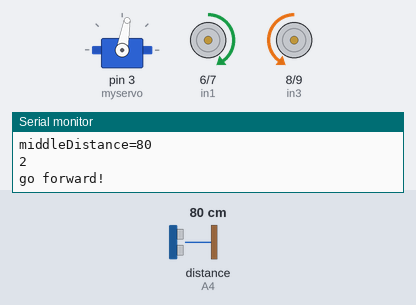
The sketch below on a simulated Arduino Uno, built with avr-gcc and run on an emulated ATmega328P. Parts: servo, motor-driver pin pairs drawn as motors (green arrow = first pin HIGH = forward, orange = second pin HIGH = backward, longer = more drive, scaled by the enable pin), the last lines printed to the serial monitor. Wiring (inferred from the names in the program): ultrasonic range finder: trigger A5; echo A4. The test bench sets the inputs (shaded band); at power-on: distance to the obstacle (sensor on A4) 80 cm. The echo pulse lasts 58.3 µs per cm.

Above: at 1.8 s.
1.9 s: distance to the obstacle (sensor on A4) set to 45 cm
At 2.4 s:
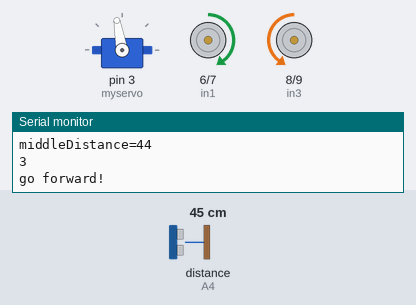
4.9 s: distance to the obstacle (sensor on A4) set to 36 cm
At 5.15 s:
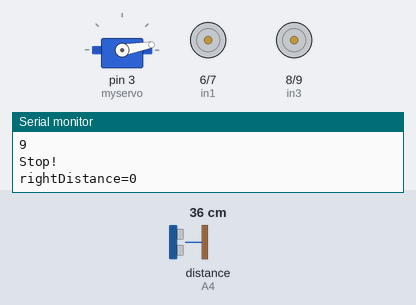
7.9 s: distance to the obstacle (sensor on A4) set to 41 cm
10.9 s: distance to the obstacle (sensor on A4) set to 120 cm
At 13.7 s:
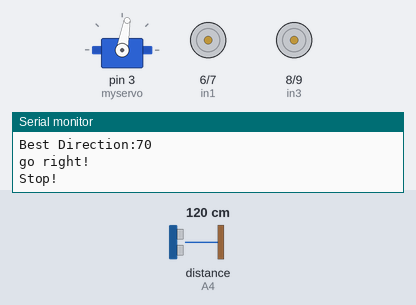
13.9 s: distance to the obstacle (sensor on A4) set to 2 cm
At 14.87 s:
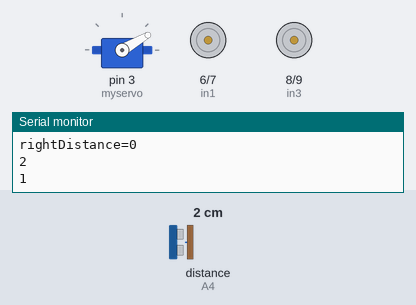
16.9 s: distance to the obstacle (sensor on A4) set to 5 cm
Timing chart, 0 to 24.9 s (numbered marks = the images above; inputs shaded):
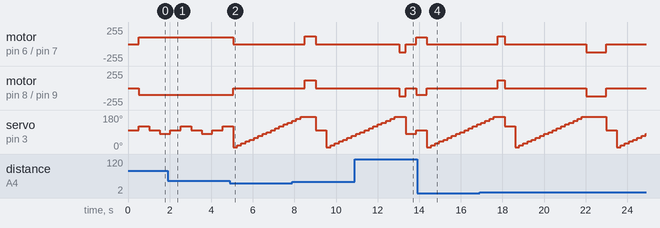

The sketch:

Obstacle_Avoidance_Car.ino
```cpp
#include <Servo.h> //servo library

#define send
#define TIMEOUT_VAL   25

// IR settings
//IRrecv irrecv(12);
//decode_results results;
//unsigned long val;

Servo myservo; // create servo object to control servo
int timeout;      // Create a timer object for timeouts


int Echo = A4;
int Trig = A5;


// Odometry functionality (in mm)
float x_pos = 0.0;
float y_pos = 0.0;

float angle = 90;

int y_mult = 1;
int x_mult = 1;
int timer = 0;

float rate = 28.4;      // cm / s approx
float ang_rate = .094;  // Degrees / ms approx


int servoPosition = 100;
boolean servoRight = false;

// Pins and other constants
int in1 = 6;
int in2 = 7;
int in3 = 8;
int in4 = 9;
int ENA = 5;
int ENB = 11;
int SPEED = 100;
int ROT = 120;
int rightDistance = 0,leftDistance = 0,middleDistance = 0 ;

// Helper function for sign
int sign(float num) {
  if (num < 0) return -1;
  if (num > 0) return 1;

  return 0;
}

void _mForward()
{
  analogWrite(ENA,SPEED);
  analogWrite(ENB,SPEED);
  digitalWrite(in1,HIGH);//digital output
  digitalWrite(in2,LOW);
  digitalWrite(in3,LOW);
  digitalWrite(in4,HIGH);
  Serial.println("go forward!");
}

void _mBack()
{
  analogWrite(ENA,SPEED);
  analogWrite(ENB,SPEED);
  digitalWrite(in1,LOW);
  digitalWrite(in2,HIGH);
  digitalWrite(in3,HIGH);
  digitalWrite(in4,LOW);
  Serial.println("go back!");
}

void _mleft()
{
  analogWrite(ENA,ROT);
  analogWrite(ENB,ROT);
  digitalWrite(in1,HIGH);
  digitalWrite(in2,LOW);
  digitalWrite(in3,HIGH);
  digitalWrite(in4,LOW);
  Serial.println("go left!");
}

void _mright()
{
  analogWrite(ENA,ROT);
  analogWrite(ENB,ROT);
  digitalWrite(in1,LOW);
  digitalWrite(in2,HIGH);
  digitalWrite(in3,LOW);
  digitalWrite(in4,HIGH);
  Serial.println("go right!");
}
void _mStop()
{
  digitalWrite(ENA,LOW);
  digitalWrite(ENB,LOW);
  Serial.println("Stop!");
}

// For simplicity's sake, this will rotate right
void _mRotateRight(float ang) {
  float d = ang / ang_rate;
  _mright();
  delay(d);
  _mStop();
}


// This will rotate left
void _mRotateLeft(float ang) {
  float d = ang / ang_rate;
  _mleft();
  delay(d);
  _mStop();
}

void rotate_to_angle(float ang) {
  float ang_diff = angle - ang;
  _mright();
  while (abs(ang_diff) > 10) {
    delay(20);
    updateAngle(1, 20);
    ang_diff = angle - ang;
  }
}

 /*Ultrasonic distance measurement Sub function*/
int Distance_test()
{
  digitalWrite(Trig, LOW);
  delayMicroseconds(2);
  digitalWrite(Trig, HIGH);
  delayMicroseconds(20);
  digitalWrite(Trig, LOW);
  float Fdistance = pulseIn(Echo, HIGH);
  Fdistance= Fdistance/58;
  return (int)Fdistance;
}

void setup()
{
  myservo.attach(3);// attach servo on pin 3 to servo object
  Serial.begin(9600);
  pinMode(Echo, INPUT);
  pinMode(Trig, OUTPUT);
  pinMode(in1,OUTPUT);
  pinMode(in2,OUTPUT);
  pinMode(in3,OUTPUT);
  pinMode(in4,OUTPUT);
  pinMode(ENA,OUTPUT);
  pinMode(ENB,OUTPUT);
  timer = millis();
  _mStop();
}

// Subroutine to find the best direction of travel
int  optimalPath() {

  int max_dist = 0;
  int best_dir = 0;
  for (int i = 10; i < 180; i += 10) {
    myservo.write(i);
    delay(200);
    int dist = Distance_test();     // Check distances of ultrasonic sensor at increments of 10 degrees
    Serial.println(dist);
    if (dist > max_dist) {          // Find the farthest distance
      max_dist = dist;
      best_dir = i;
    }
  }
  return best_dir;
}

void updateOdometry() {
  x_pos += sin(angle) * (rate / 2.0) * x_mult;
  y_pos += cos(angle) * (rate / 2.0) * y_mult;

  Serial.println(x_pos);

}

void updateAngle(int dir, int wait) {

  angle += (wait * ang_rate) * dir;
  if (angle < 0) {
    angle = angle + 359;
  } else if (angle > 359) {
    angle = angle - 360;
  }

  // y_mult
  if (angle <= 90 && angle >= 0 || angle >= 270) {
    y_mult = -1;
  } else {
    y_mult = 1;
  }

  if (angle >= 0 && angle <= 180) {
    x_mult = 1;
  } else {
    x_mult = -1;
  }

  Serial.print("Angle value: ");
  Serial.println(angle);

}


// Subroutine to rotate the bot towards it's origin
void turn_to_origin() {

  Serial.println("Turn to angle of origin!");
  float angle_of_origin = atan(x_pos / y_pos);
  if (angle >= 90 && angle <= 270) {
    rotate_to_angle(359 - angle_of_origin);
  } else {
    rotate_to_angle(angle_of_origin);
  }

}

void loop()
{
    myservo.write(servoPosition);//setservo position according to scaled value

    delay(500); // Half second delay
    if (millis() - timer >= 50000) {
      // turn_to_origin();
      timer = millis();
      // _mForward();
    }

    // Update odometry
    updateOdometry();

    middleDistance = Distance_test();
    #ifdef send
    Serial.print("middleDistance=");
    Serial.println(middleDistance);
    #endif

    Serial.println(timeout);
    if (timeout >= TIMEOUT_VAL) {
      _mBack();
      delay(480);
      middleDistance = 0;
    }
    if(middleDistance<=40)
    {
      timeout = 0;
      _mStop();
//      delay(500);
//      myservo.write(20);//10°-180°
//      delay(1000);
//      rightDistance = Distance_test();

      #ifdef send
      Serial.print("rightDistance=");
      Serial.println(rightDistance);
      #endif

//      delay(500);
//       myservo.write(90);
//      delay(1000);
//      myservo.write(180);
//      delay(1000);
//      leftDistance = Distance_test();

      int best_dir = optimalPath();
      Serial.print("Best Direction:");
      Serial.println(best_dir);

      int rotateAngle = 100 - best_dir;

      if (rotateAngle < 0) {

        _mRotateLeft(abs(rotateAngle));
      } else {
        _mRotateRight(abs(rotateAngle));
      };
//      #ifdef send
//      Serial.print("leftDistance=");
//      Serial.println(leftDistance);
//      #endif
//
//      delay(500);
//      myservo.write(90);
//      delay(1000);
//      if(rightDistance>leftDistance)
//      {
//        _mright();
//        updateAngle(1, 860);
//        delay(360);
//       }
//       else if(rightDistance<leftDistance)
//       {
//        _mleft();
//        updateAngle(-1, 860);
//        delay(360);
//       }
//       else if((rightDistance<=40)||(leftDistance<=40))
//       {
//        _mBack();
//        delay(500);
//       }
//       else
//       {
//        _mForward();
//
//       }
   }
    else
        _mForward();

    // This rotates the ultrasonic sensor to better detect oncoming collisions
    if (servoRight == false) {
      servoPosition += 20;
    } else {
      servoPosition -= 20;
    }

    if (servoPosition >= 110) {
      servoRight = true;
    } else if (servoPosition <= 90) {
      servoRight = false;
    }
    timeout += 1;
}
```

Measured:
- the behaviour switches between 42 and 41 cm on distance to the obstacle (sensor on A4) (found by bisection; images 1 and 2)
- after the input at 4.9 s, motor on pin 6 (in1) / pin 7 (in2): forward 100/255 → stopped after 0.15 s; motor on pin 8 (in3) / pin 9 (in4): backward 100/255 → stopped after 0.15 s
- after the input at 10.9 s, motor on pin 6 (in1) / pin 7 (in2), motor on pin 8 (in3) / pin 9 (in4): stopped → backward 120/255 after 2.1 s instead of 2.1 s
- after the input at 13.9 s, motor on pin 6 (in1) / pin 7 (in2): forward 100/255 → stopped after 0.47 s; motor on pin 8 (in3) / pin 9 (in4): backward 100/255 → stopped after 0.47 s
